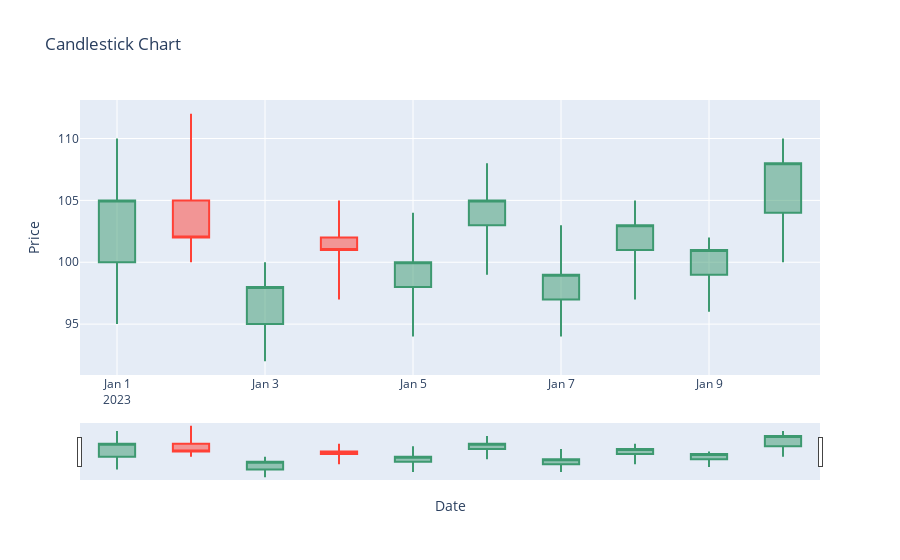

Notebook source saved alongside this figure:
### Code cell
import plotly.express as px
import plotly.graph_objects as go
import pandas as pd

# Sample data (replace this with your own dataset)
data = pd.DataFrame({
    'Date': pd.date_range('2023-01-01', '2023-01-10'),
    'Open': [100, 105, 95, 102, 98, 103, 97, 101, 99, 104],
    'High': [110, 112, 100, 105, 104, 108, 103, 105, 102, 110],
    'Low': [95, 100, 92, 97, 94, 99, 94, 97, 96, 100],
    'Close': [105, 102, 98, 101, 100, 105, 99, 103, 101, 108]
})

# Create a candlestick trace
trace = go.Candlestick(x=data['Date'],
                       open=data['Open'],
                       high=data['High'],
                       low=data['Low'],
                       close=data['Close'])

# Create a layout
layout = go.Layout(title='Candlestick Chart', xaxis=dict(title='Date'), yaxis=dict(title='Price'))

# Create a figure
fig = go.Figure(data=[trace], layout=layout)

# Show the plot
fig.show()

### Figure 1 — Plotly figure (JSON) as saved in the notebook; plotly's stock layout.template omitted (floating-point values rounded to 4 significant figures)
{"data": [{"close": [105, 102, 98, 101, 100, 105, 99, 103, 101, 108], "high": [110, 112, 100, 105, 104, 108, 103, 105, 102, 110], "low": [95, 100, 92, 97, 94, 99, 94, 97, 96, 100], "open": [100, 105, 95, 102, 98, 103, 97, 101, 99, 104], "type": "candlestick", "x": ["2023-01-01T00:00:00", "2023-01-02T00:00:00", "2023-01-03T00:00:00", "2023-01-04T00:00:00", "2023-01-05T00:00:00", "2023-01-06T00:00:00", "2023-01-07T00:00:00", "2023-01-08T00:00:00", "2023-01-09T00:00:00", "2023-01-10T00:00:00"]}], "layout": {"title": {"text": "Candlestick Chart"}, "xaxis": {"title": {"text": "Date"}}, "yaxis": {"title": {"text": "Price"}}}}
